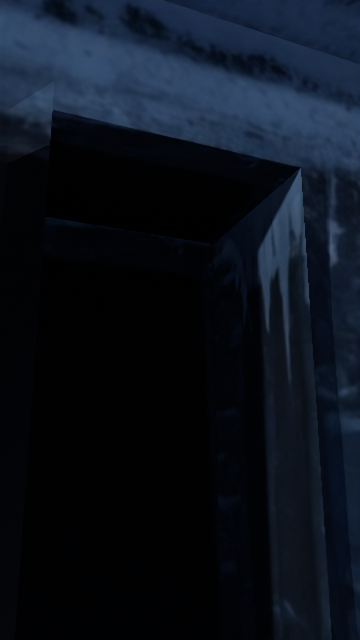
#> input picture steps/zone-d/01-terrace/work/lod1/close3m.png, 360 x 640 px
$ python -i run.py   (imports and definitions only)   (older library calls are emulated)
#> lines starting #> are read from the running program, lines starting #| are printed output that depends on the picture; after the words box and inside, x2 and y2 are one past the last pixel; in counts of white or black regions, pixels touching at a corner belong together
#> further down, picture is the input picture: shape (640, 360, 3); mean B, G, R 28.2, 18.1, 11.8
#!/usr/bin/env python3
"""tools/gatesuite/run.py <build-url> [--out gate-report.json] [--selftest]

One gate run over a served (or local) build. Steps, in this order, each writing its own section of ONE
gate-report.json:  spine, layout, walk, pack, budget, playgate, depthmeasure, kitjudge.
A section that is missing, skipped, errored or has no evidence counts as FAIL ("not implemented, never pass").

The build is described by <build-url>/build.json:
  {"name", "kind": "tier|piece|greybox", "spine": "spine.json", "glbs": {"lod0": "a.glb", "lod1": ..., "lod2": ...},
   "glb_ref": {"lod0": "unpacked.glb"},            # pack: unpacked reference (UV range / tri count must match)
   "colliders": "colliders.json",                  # [{id, min[3], max[3], mesh, world?}] Y-up metres, physics only
   "expect": {"height_m": 7.5, "tol": 0.10},       # depthmeasure: Reader-spec height, +-10 %
   "page": "play.html?view=key&hud=0",             # playgate: served page exposing window.__inventory/__probe
   "inventory": "inventory.json",                  # (offline alternative to the page)
   "judge": {"render": "key.png", "key": "...", "mask": "...", "score": "judge.json"},
   "views": {"side": "view-side.png", "chase": "view-chase.png", ...},
   "textures": [{"w":1024,"h":1024}], "texel_px_per_m": 539, "draws": 0}
"""
import argparse, json, math, subprocess, sys, tempfile, urllib.request
from pathlib import Path
import numpy as np

HERE = Path(__file__).resolve().parent
ROOT = HERE.parent.parent
sys.path.insert(0, str(ROOT))
from tools.gatesuite import glbio  # noqa: E402

from tools.gatesuite import core as CORE  # noqa: E402
STEPS = CORE.STEPS   # locked order from core: ..., depthmeasure, features, kitjudge
ENGINE = {"piece": {"lod0": 3000, "lod1": 1000, "lod2": 300}, "tier": {"lod0": 90000}, "greybox": {"lod0": 90000},
          "draws_max": 20, "tex_mb_max": 48, "texel_min": 500}
LAYOUT = {"max_grade": 0.14, "max_pitch_step_deg_per_5m": 4.0, "camera": {"behind": 4.5, "above": 2.6, "vfov_deg": 48},
          "collider_out_max_m": 0.05, "collider_inset_m": 0.02, "spine_min": (1, 3, 1)}
WALK = {"sprint_mps": 8.0, "dt": 1 / 60, "snap_deg_per_frame": 1.0, "capsule_r": 0.35, "lane_m": 2.5}
KITJUDGE = {"gate": 50.0, "dark_rect_frac": 0.004, "dark_rel": 0.5, "rect_fill": 0.75, "stripe_ratio": 9.0}


# ---------------------------------------------------------------- io
class Build:
    # [5 lines left out: function __init__, not called in this run]

    def text(self, rel):
        return self.path(rel).read_text()

    # [10 lines left out: function path, not called in this run]


def sec(status, checks, **kw):
    return {"status": status, "checks": checks, **kw}


def verdict(checks):
    return "PASS" if checks and all(c["ok"] for c in checks) else "FAIL"


def chk(name, ok, value=None, rule=None):
    return {"check": name, "ok": bool(ok), "value": value, "rule": rule}


# ---------------------------------------------------------------- spine helpers
# [274 lines left out: functions spine_version, spine_pitch, step_spine, step_layout, step_walk, step_pack and 6 more, not called in this run]


def _dark_rects(img):
    """Hard dark rectangles: blobs darker than half the view's median lightness (blur 4 px, opened 9 px),
    >= 0.4 % of the view, filling >= 75 % of their bounding box (a straight-edged void, not stone texture)."""
    import cv2
    L = cv2.GaussianBlur(cv2.cvtColor(img, cv2.COLOR_BGR2LAB)[:, :, 0].astype(float) * 100 / 255, (0, 0), 4)
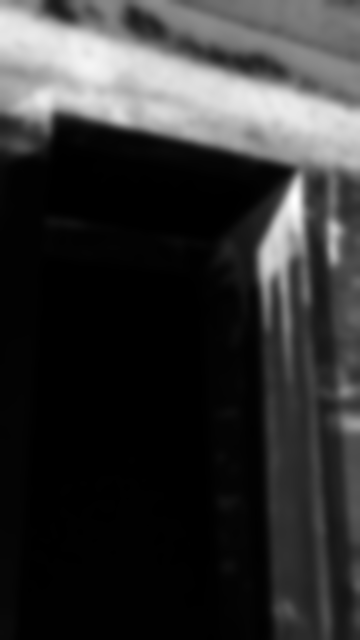
#> L: shape (640, 360) float64; min 0.22, max 34.46, mean 7; drawn with min black and max white
    m = (L < KITJUDGE["dark_rel"] * np.median(L)).astype(np.uint8)
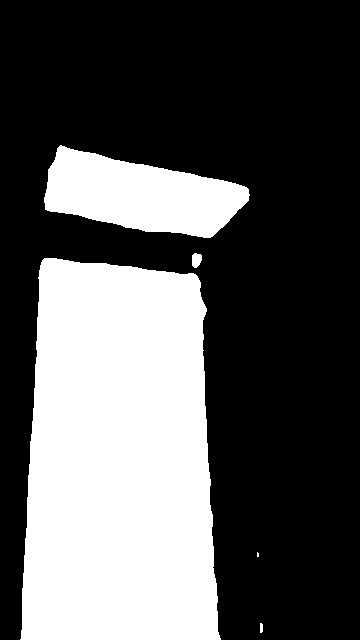
#> m: shape (640, 360); values 0 (black) and 1 (white), 34.2% white; 5 white regions (1 under 20 px), largest, box (x1, y1, x2, y2) and area: (20, 258, 221, 640) 66789, (44, 145, 250, 238) 11852, (192, 253, 202, 268) 120, (260, 623, 263, 633) 28
    m = cv2.morphologyEx(m, cv2.MORPH_OPEN, np.ones((9, 9), np.uint8))
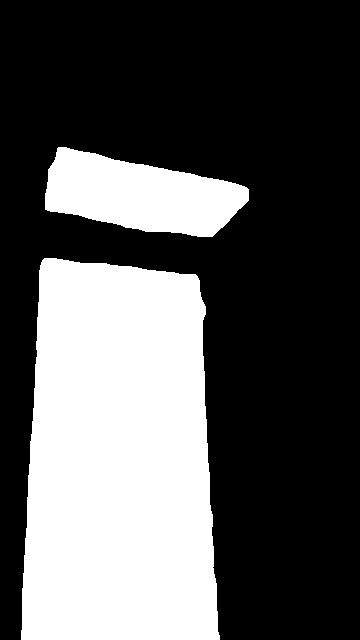
#> m: shape (640, 360); values 0 (black) and 1 (white), 34.1% white; 2 white regions, box (x1, y1, x2, y2) and area: (21, 258, 220, 640) 66747, (45, 147, 249, 237) 11828
    n, lab, st, _ = cv2.connectedComponentsWithStats(m)
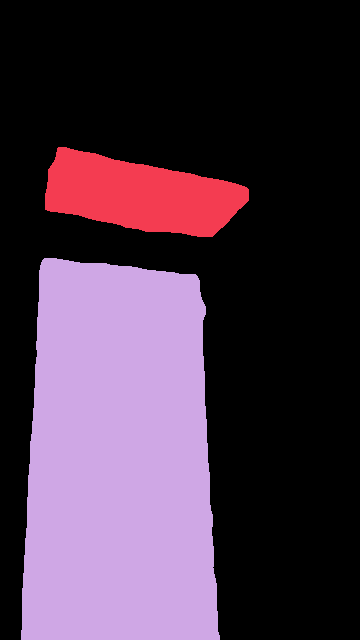
#> lab: shape (640, 360) int32; 3 distinct labels, from 0 to 2; one colour per label, 0 black
#> n = 3; st = [[0, 0, 360, 640, 151825], [45, 147, 204, 90, 11828], [21, 258, 199, 382, 66747]]
    hits = []
    for i in range(1, n):
        x, y, w, h, a = st[i]
        if a > KITJUDGE["dark_rect_frac"] * m.size and a / (w * h) >= KITJUDGE["rect_fill"]:
            hits.append({"box": [int(x), int(y), int(w), int(h)], "area_frac": round(a / m.size, 4), "fill": round(a / (w * h), 2)})
#> this loop made 2 passes
#> after the loop, hits = 1 item
    return hits


# [84 lines left out: functions _stripe, _bright_strip, step_kitjudge, step_keyfeatures, not called in this run]


FN = {"features": step_keyfeatures, "spine": step_spine, "layout": step_layout, "walk": step_walk, "pack": step_pack, "budget": step_budget,
      "playgate": step_playgate, "depthmeasure": step_depthmeasure, "kitjudge": step_kitjudge}


# [61 lines left out: functions _to_section, run, not called in this run]


# [13 lines not run here, left out]

>>> import cv2
>>> picture = cv2.imread('../../steps/zone-d/01-terrace/work/lod1/close3m.png')
>>> result = _dark_rects(picture)
#> result = 1 item
